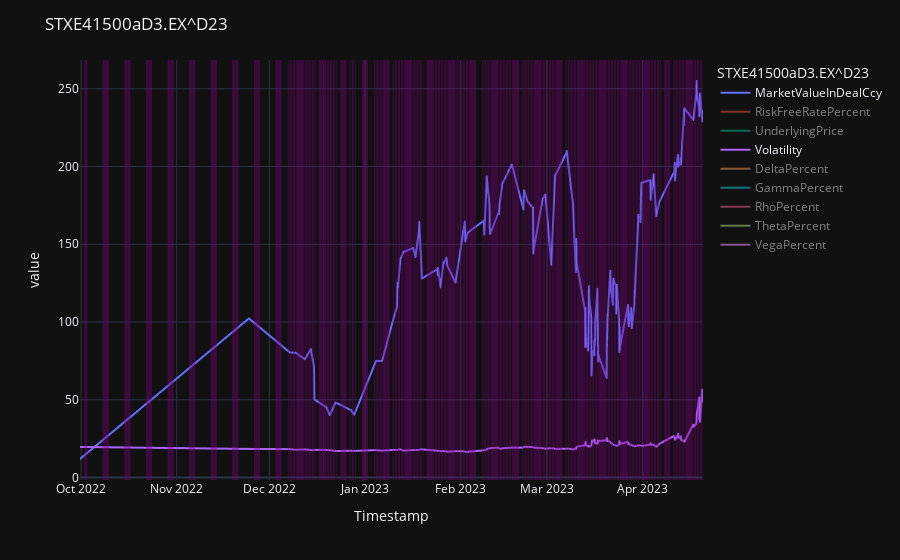

Source (notebook cell):
### Code cell
IIVNGIPAC_exp_optn_test3.graph(mrkt_exhng_open_time='9:00', mrkt_exhng_close_time='17:00').overlay().fig
